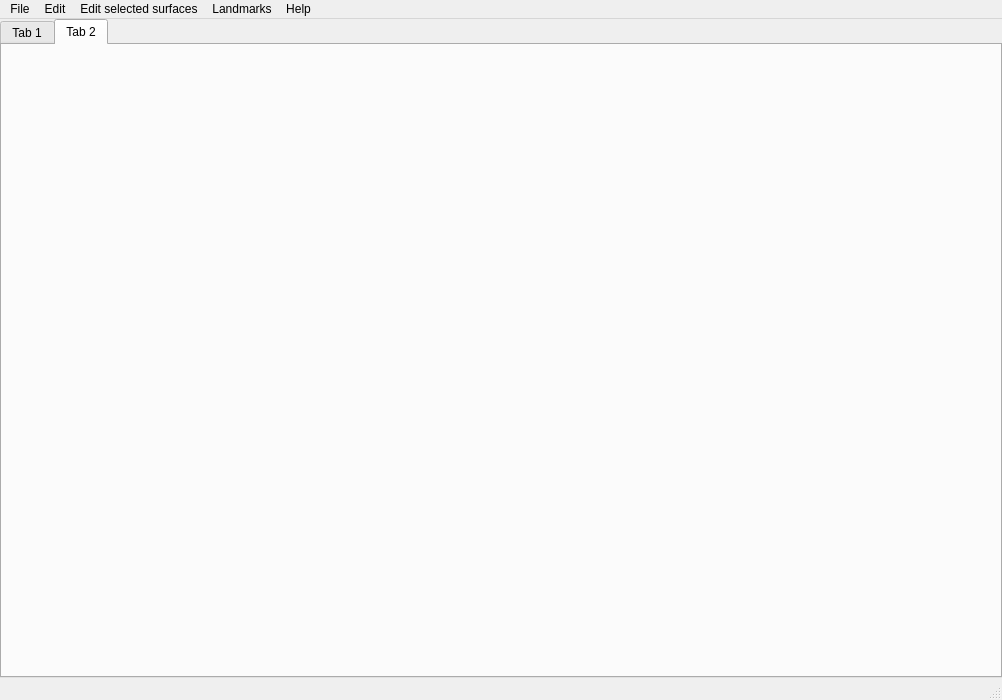
<?xml version="1.0" encoding="UTF-8"?>
<ui version="4.0">
 <class>MorphoDig</class>
 <widget class="QMainWindow" name="MorphoDig">
  <property name="geometry">
   <rect>
    <x>0</x>
    <y>0</y>
    <width>1002</width>
    <height>700</height>
   </rect>
  </property>
  <property name="windowTitle">
   <string>MeshTools</string>
  </property>
  <property name="windowIcon">
   <iconset>
    <normaloff>:/Icons/MeshTools.ico</normaloff>:/Icons/MeshTools.ico</iconset>
  </property>
  <property name="iconSize">
   <size>
    <width>22</width>
    <height>22</height>
   </size>
  </property>
  <widget class="QWidget" name="centralwidget">
   <layout class="QGridLayout" name="gridLayout">
    <property name="leftMargin">
     <number>0</number>
    </property>
    <property name="topMargin">
     <number>0</number>
    </property>
    <property name="rightMargin">
     <number>0</number>
    </property>
    <property name="bottomMargin">
     <number>0</number>
    </property>
    <item row="0" column="0">
     <widget class="QTabWidget" name="tabWidget">
      <property name="currentIndex">
       <number>1</number>
      </property>
      <widget class="QWidget" name="tab">
       <attribute name="title">
        <string>Tab 1</string>
       </attribute>
       <widget class="QVTKWidget" name="qvtkWidget" native="true">
        <property name="geometry">
         <rect>
          <x>0</x>
          <y>0</y>
          <width>996</width>
          <height>659</height>
         </rect>
        </property>
        <property name="sizePolicy">
         <sizepolicy hsizetype="Expanding" vsizetype="Expanding">
          <horstretch>1</horstretch>
          <verstretch>1</verstretch>
         </sizepolicy>
        </property>
        <property name="minimumSize">
         <size>
          <width>300</width>
          <height>300</height>
         </size>
        </property>
       </widget>
      </widget>
      <widget class="QWidget" name="tab_2">
       <attribute name="title">
        <string>Tab 2</string>
       </attribute>
      </widget>
     </widget>
    </item>
   </layout>
  </widget>
  <widget class="QMenuBar" name="menubar">
   <property name="geometry">
    <rect>
     <x>0</x>
     <y>0</y>
     <width>1002</width>
     <height>21</height>
    </rect>
   </property>
   <widget class="QMenu" name="menuFile">
    <property name="title">
     <string>File</string>
    </property>
   </widget>
   <widget class="QMenu" name="menuHelp">
    <property name="title">
     <string>Help</string>
    </property>
   </widget>
   <widget class="QMenu" name="menuEdit">
    <property name="title">
     <string>Edit</string>
    </property>
   </widget>
   <widget class="QMenu" name="menuLandmarks">
    <property name="title">
     <string>Landmarks</string>
    </property>
   </widget>
   <widget class="QMenu" name="menuEditSelectedSurfaces">
    <property name="title">
     <string>Edit selected surfaces</string>
    </property>
   </widget>
   <addaction name="menuFile"/>
   <addaction name="menuEdit"/>
   <addaction name="menuEditSelectedSurfaces"/>
   <addaction name="menuLandmarks"/>
   <addaction name="menuHelp"/>
  </widget>
  <widget class="QStatusBar" name="statusbar"/>
  <action name="actionExit">
   <property name="text">
    <string>Exit</string>
   </property>
  </action>
  <action name="actionHelp">
   <property name="icon">
    <iconset resource="Icons/icons.qrc">
     <normaloff>:/Icons/help.png</normaloff>:/Icons/help.png</iconset>
   </property>
   <property name="text">
    <string>Help</string>
   </property>
  </action>
 </widget>
 <customwidgets>
  <customwidget>
   <class>QVTKWidget</class>
   <extends>QWidget</extends>
   <header>QVTKWidget.h</header>
  </customwidget>
 </customwidgets>
 <resources>
  <include location="Icons/icons.qrc"/>
 </resources>
 <connections/>
</ui>
